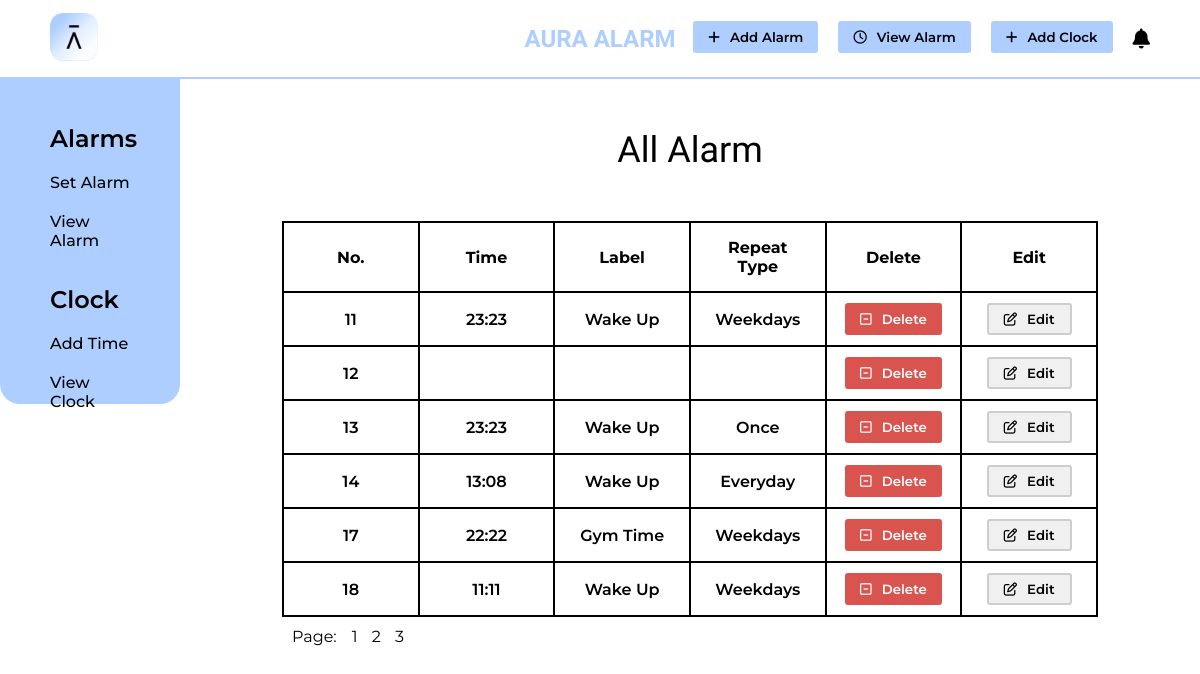
Page /viewAlarms.php?page=2 on the committed database.
### tables this page shows
CREATE TABLE `alarms` (
  `id` int(11) NOT NULL,
  `time` varchar(255) NOT NULL,
  `label` varchar(255) NOT NULL,
  `reptype` varchar(255) NOT NULL
);

### mainClass.php (called while the page is built, shortened)
<?php
class alarm
{
    private $servername = "localhost";
    private $username = "root";
    private $password = "";
    private $database = "alarm";
    private $connect;
    public function __construct()
    {
        $this->connect = new mysqli($this->servername, $this->username, $this->password, $this->database);
        if (mysqli_connect_error()) {
            echo "Connection Failed";
        } else {
            return $this->connect;
        }
    }
?>
<?php
    public function showAlarms()
    {
        $results_per_page = 6;
        $query = "select * from alarms";
        $result = $this->connect->query($query);
        if ($result) {
            $data = array();
            if (!isset($_GET['page'])) {
                $page = 1;
            } else {
                $page = $_GET['page'];
            }
            $page_first_result = ($page - 1) * $results_per_page;
            $query = "select * FROM alarms limit " . $page_first_result . ',' . $results_per_page;
            $result = $this->connect->query($query);
            while ($row = $result->fetch_assoc()) {
                $data[] = $row;
            }
            return $data;
        }
    }
    public function getPages()
    {
        $results_per_page = 6;
        $query = "select * from alarms";
        $result = $this->connect->query($query);
        if ($result) {
            $number_of_result = mysqli_num_rows($result);
            $number_of_page = ceil($number_of_result / $results_per_page);
            return $number_of_page;
        }
    }
}

### viewAlarms.php (the view, shortened to what this page needs)
<?php
include("mainClass.php");
$ob = new alarm();
?>
<!DOCTYPE html>
<html lang="en">
<head>
    <?php
    include("./commons/cdnLinks.php")
    ?>
</head>
<body>
    <div class="mainContainer">
        <?php
        include("./commons/header.php");
        ?>
        <div class="midContainer">
            <div class="sidebarContainer">
                <?php
                include("./commons/sidebar.php");
                ?>
            </div>
            <div class="viewAlarmTable">
                <p class="heading">All Alarm</p>
                <div class="tablecontainer">
                    <table border="1" width="100%" class="alarmsTable">
                        <tr>
                            <th>No.</th>
                            <th>Time</th>
                            <th>Label</th>
                            <th>Repeat Type</th>
                            <th>Delete</th>
                            <th>Edit</th>
                        </tr>
                        <?php
                        $alarms = $ob->showAlarms();
                        foreach ($alarms as $alarm) {
                        ?>
                            <tr>
                                <td><?php echo $alarm['id'] ?></td>
                                <td><?php echo $alarm['time'] ?></td>
                                <td><?php echo $alarm['label'] ?></td>
                                <td><?php echo $alarm['reptype'] ?></td>
                                <td><button class="delete"><a href="./viewAlarms.php?did=<?php echo $alarm['id'] ?>"><i class="fa-regular fa-square-minus"></i>Delete</a></button></td>
                                <td><button class="edit"><a href="./index.php?eid=<?php echo $alarm['id'] ?>"><i class="fa-regular fa-pen-to-square"></i>Edit</a></button></td>
                            </tr>
                        <?php
                        }
                        ?>
                    </table>
                    <?php
                    $number_of_page = $ob->getPages();
                    echo "<p class='pagename'>Page: </p>";
                    for ($page = 1; $page <= $number_of_page; $page++) {
                        echo '<a class="pageNo" href = "viewAlarms.php?page=' . $page . '">' . $page . ' </a>';
                    }
                    ?>
                </div>
            </div>
        </div>
    </div>
</body>
</html>

### style.css (style rules this page uses)
* { padding: 0; margin: 0; font-family: 'Montserrat', sans-serif; box-sizing: border-box; color: black; }
body { background-color: #fff; }
.sidebarContainer { float: left; }
.heading { text-align: center; font-family: 'Antonio', sans-serif; margin: 50px; font-size: 36px; cursor: default; }
table.alarmsTable td { padding: 15px; width: 15%; font-weight: 600; }
.viewAlarmTable { float: right; width: 85vw; }
.tablecontainer { width: 80%; margin: auto; }
.tablecontainer table { border-collapse: collapse; border: 2px solid #000; }
.tablecontainer table th { border: 2px solid #000; padding: 15px; }
.tablecontainer table td { border: 2px solid #000; padding: 10px; text-align: center; }
.delete { padding: 8px 15px; cursor: pointer; background-color: #d9534f; border: none; border-radius: 3px; transition: all 0.25s; }
.delete a { color: #fff; font-weight: 600; text-decoration: none; }
.delete i { padding-right: 10px; color: #fff; }
.edit { padding: 6px 15px; cursor: pointer; background-color: #F0F0F0; border: 2px solid #CDCDCD; border-radius: 3px; transition: all 0.25s; }
.edit a { color: #000; font-weight: 600; text-decoration: none; }
.edit i { padding-right: 10px; color: #000; }
.pagename { display: inline-block; padding: 10px; }
.pageNo { padding: 10px 5px; text-decoration: none; }

### rows in the picture
alarms: id "11", time "23:23", label "Wake Up", reptype "Weekdays"
alarms: id "12"
alarms: id "13", time "23:23", label "Wake Up", reptype "Once"
alarms: id "14", time "13:08", label "Wake Up", reptype "Everyday"
alarms: id "17", time "22:22", label "Gym Time", reptype "Weekdays"
alarms: id "18", time "11:11", label "Wake Up", reptype "Weekdays"
